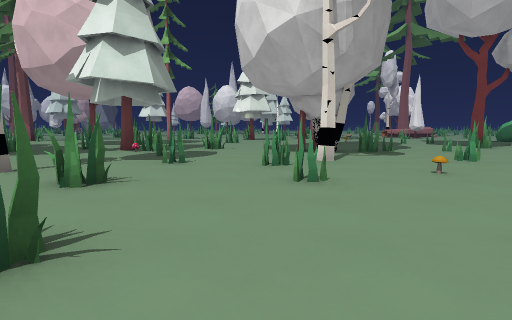
View 1 (above)

24 first-person views from a walk through a Godot game level. The camera is 1.3 m above the floor, tilts 6° down and sees 80° across. The floor is counted in squares, 2 m on a side. Each view is taken from the middle of a square. On the plan, view 1 faces up. The plan holds only what a view shows up to about 10 squares ahead; the rest is blank. The place goes on beyond the plan. Surface patterns are stand-ins for the level's own textures.

View 2
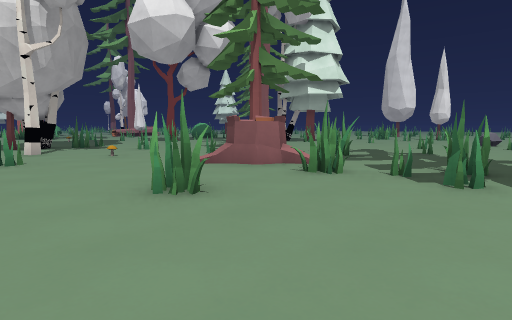

View 3
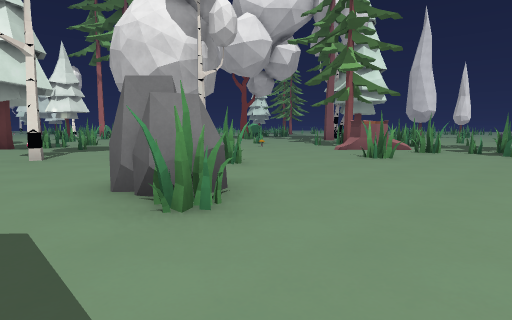

View 4
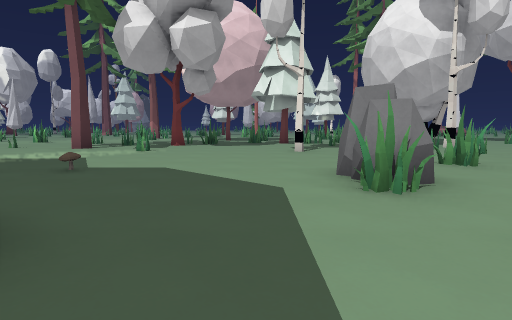

View 5
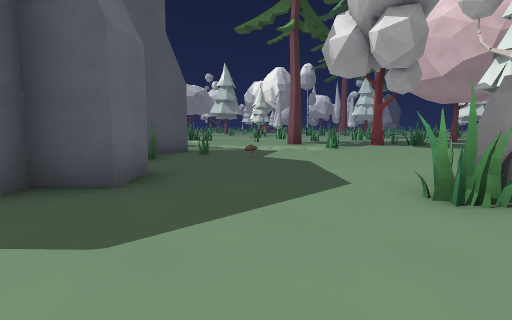

View 6
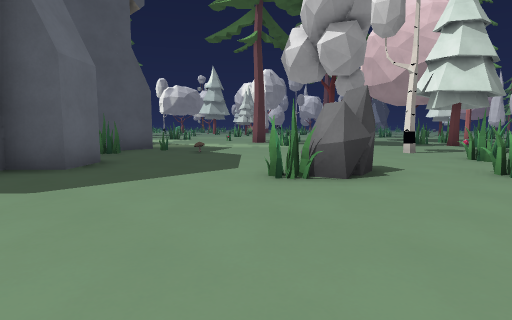

View 7
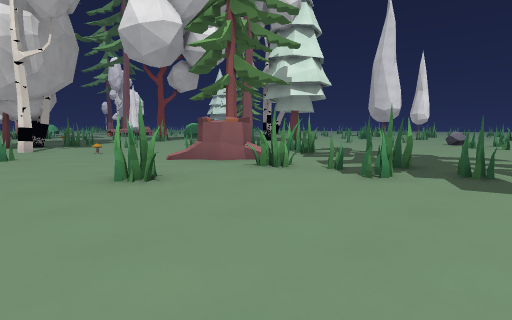

View 8
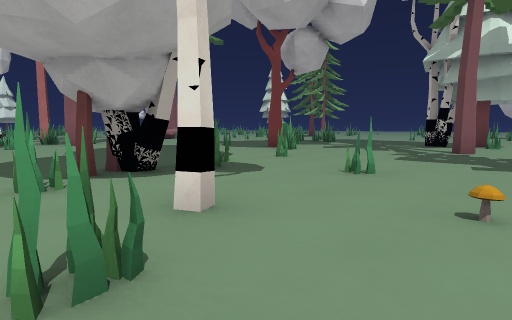

View 9
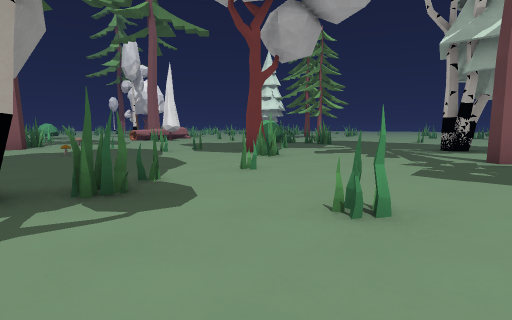

View 10
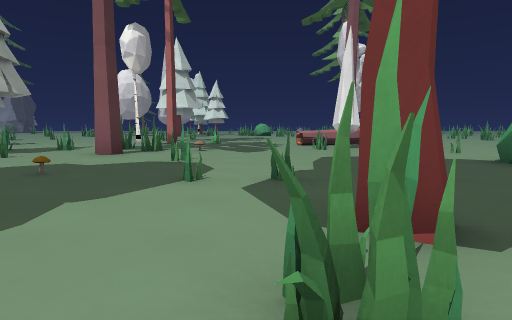

View 11
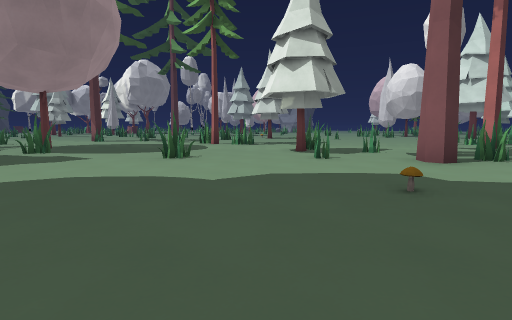

View 12
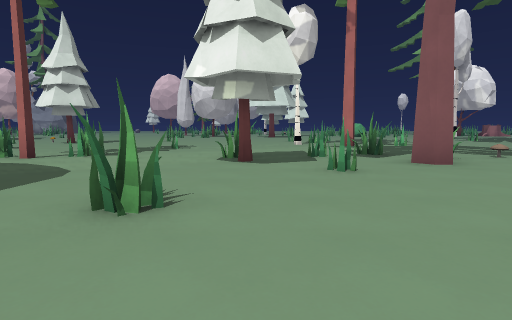

View 13
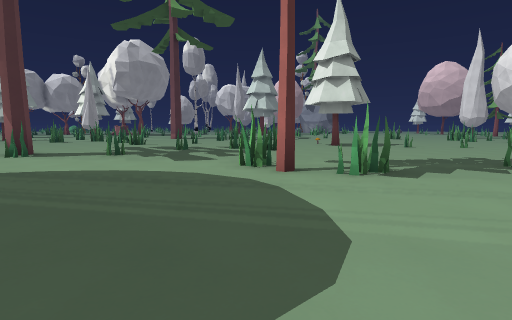

View 14
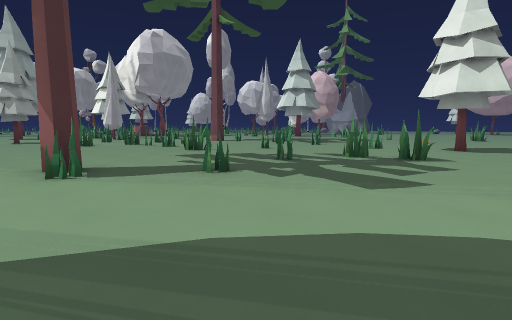

View 15
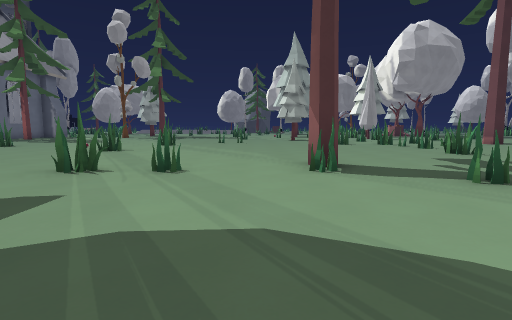

View 16
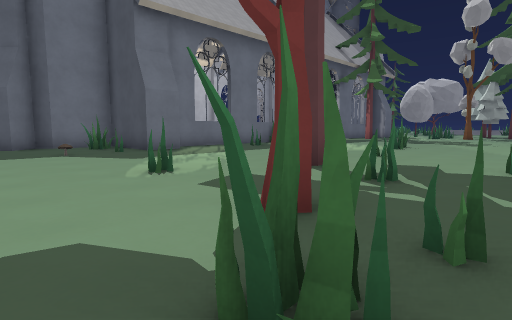

View 17
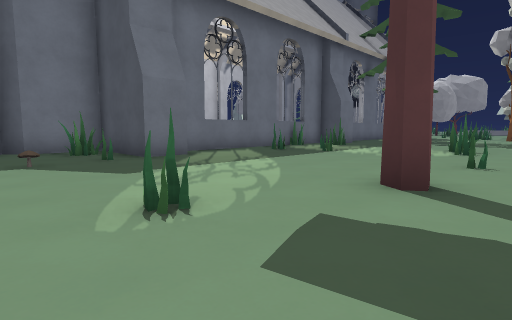

View 18
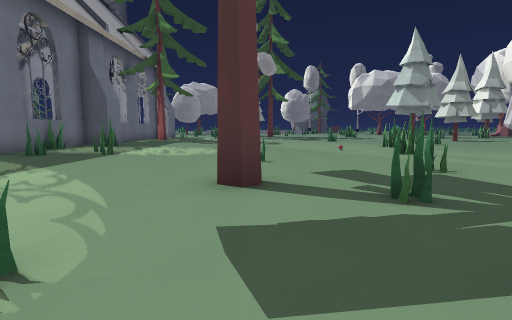

View 19
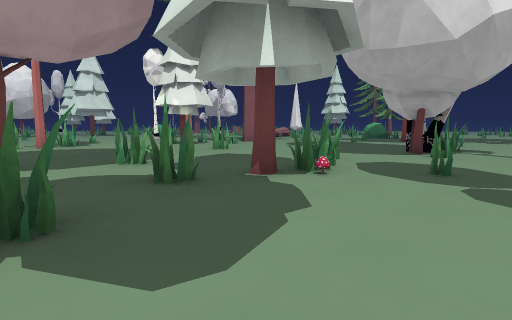

View 20
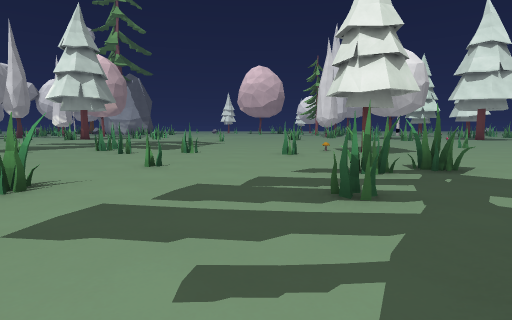

View 21
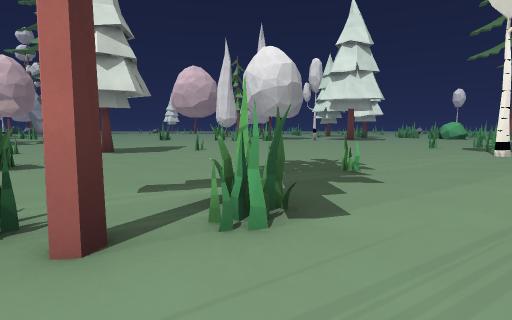

View 22
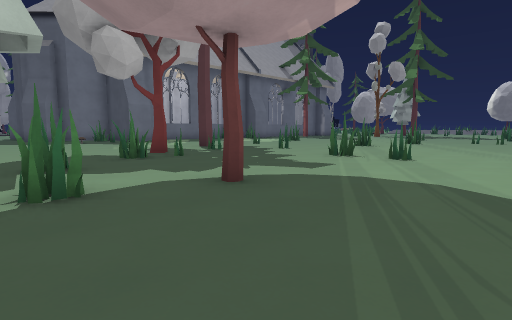

View 23
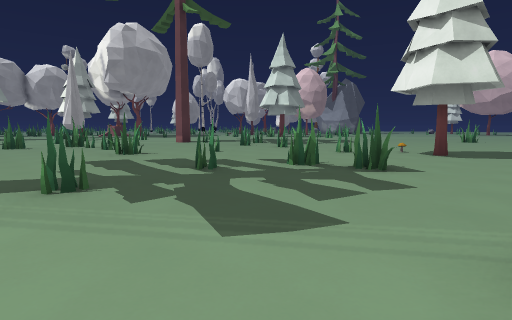

View 24
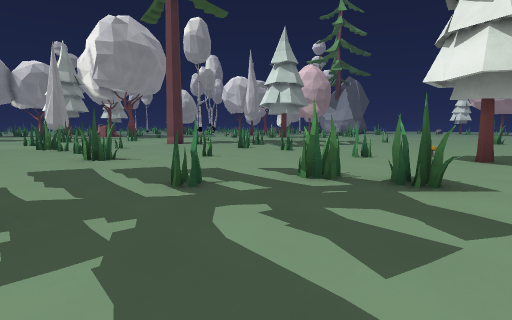

### Floor plan
Key: @ floor where view 1 was taken; # wall or solid block; x gap in a wall; . floor; = window, fence, low wall or low ledge; ^ raised ledge; T tree; M mushroom; P pine tree; R rock; B bush; O other object.
Columns run from 17 left of view 1 to 13 right of it. Each row starts with its distance up from view 1.
 26 .............#.....##
 25 ..#.....O..=.........
 24 .........#.........#
 23  ......#...........#
 22  ...................P
 21 #...#...##....#........
 20  ........................
 19 .#.#...#...................#
 18 ...........#P#...#..##O...#.
 17 .......#.... ....#..P....... #.
 16 ..................#........ ...
 15 ......P...............#.... .BB
 14 .............................BB
 13 ......#..............M.......
 12 ............................
 11  ........................T.#
 10  .#......................#...
  9 .....#....#.#x###..#..........
  8 .O........#...M...#.#..........
  7 .........T...................#.
  6 ....#.PP.......#..#..#....P..#
  5 #........#.......#............
  4 .............#....#.M.#
  3 ...............x.......P
  2 ..#............##....##.x..
  1  ..#.....M.....##....^#x#...
  0 ##....###.....R..@...x.....#.
 -1 #########....##......#...#...
 -2        #..#..........##......#
 -3        ####..................=
 -4           #............

Where each view was taken, in squares from view 1:
view 1: 0 up, 0 right, facing up
view 2: 3 down, 0 right, facing up-right
view 3: 3 down, 5 left, facing up-right
view 4: 4 down, 5 left, facing up
view 5: 4 down, 3 left, facing up-left
view 6: 4 down, 1 left, facing up-left
view 7: 4 down, 0 right, facing up-right
view 8: 4 up, 0 right, facing up-right
view 9: 5 up, 2 right, facing up-right
view 10: 9 up, 7 right, facing up
view 11: 10 up, 5 right, facing up-left
view 12: 11 up, 0 right, facing up
view 13: 14 up, 2 left, facing up-left
view 14: 14 up, 6 left, facing up-left
view 15: 14 up, 6 left, facing left
view 16: 9 up, 6 left, facing down-left
view 17: 7 up, 7 left, facing down-left
view 18: 6 up, 7 left, facing left
view 19: 6 up, 7 left, facing up-right
view 20: 16 up, 11 left, facing up
view 21: 16 up, 4 left, facing up
view 22: 15 up, 4 left, facing down-left
view 23: 16 up, 6 left, facing up-left
view 24: 17 up, 7 left, facing up-left
